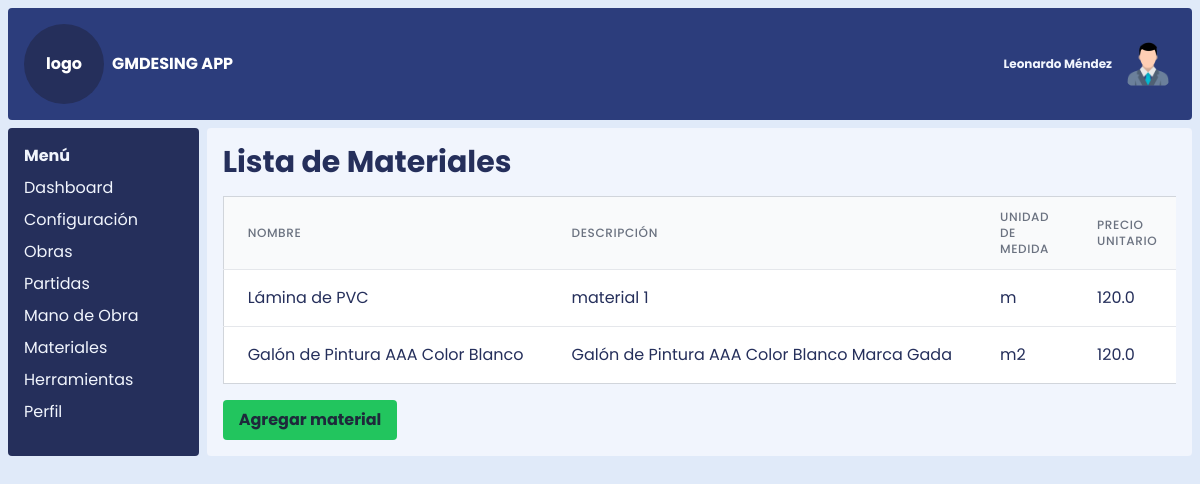
/materiales, run on the app's committed database.
### models.py (models this page shows)
class Material(db.Model):
    __tablename__ = 'material'
    id_material = db.Column(db.Integer, primary_key=True)
    nombre_material = db.Column(db.String(100), nullable=False)
    descripcion_material = db.Column(db.Text)
    unidad_medida_id = db.Column(
        db.Integer,
        db.ForeignKey('unidad_medida.id_unidad_medida', name='fk_material_unidad_medida'),
        nullable=False
    )
    precio_unitario = db.Column(db.Float)
    fecha_registro = db.Column(db.Date)
    unidad_medida = db.relationship('UnidadMedida', backref='materiales')
    partidas_materiales = db.relationship('PartidasMateriales', backref='material')

class UnidadMedida(db.Model):
    __tablename__ = 'unidad_medida'
    id_unidad_medida = db.Column(db.Integer, primary_key=True)
    nombre_unidad_medida = db.Column(db.String(100), nullable=False)

### app.py (the view)
@app.route('/materiales')
def listar_materiales():
    materiales_lista = Material.query.all()
    headers = ['Nombre', 'Descripción', 'Unidad de Medida', 'Precio Unitario']
    return render_template('listar_materiales.html',headers=headers, materiales_lista=materiales_lista, datos=datos)

### templates/listar_materiales.html (shortened to what this page needs)
{% extends 'index.html' %}
{% import 'componentes/tabla.html' as macros %}
{% block content %}
    <h1 class="text-3xl font-bold mb-4">Lista de Materiales</h1>
    {% if materiales_lista %}
        {% set rows = [] %}
        {% for material in materiales_lista %}
            {% set row = (material.nombre_material, material.descripcion_material or "Sin descripción", material.unidad_medida.nombre_unidad_medida or "Sin Und", material.precio_unitario  or "Sin precio", ) %}
            {% set action = {
                'editar': url_for('editar_material', id_material=material.id_material),
                'eliminar': url_for('eliminar_material', id_material=material.id_material),
                'id': material.id_material,
                'nombre': material.nombre_material
            } %}
            {% set _ = rows.append((row, action)) %}
        {% endfor %}
        {{ macros.render_table(headers, rows) }}
    {% else %}
        <p class="text-gray-600">No hay materiales registradas.</p>
    {% endif %}
    <a href="{{ url_for('crear_material') }}" class="bg-green-500 hover:bg-green-700 text-slate-800 font-bold py-2 px-4 rounded mt-4 inline-block">Agregar material</a>
{% endblock %}

### templates/componentes/tabla.html (shortened to what this page needs)
{% macro render_table(headers, rows) %}
<div class="overflow-x-auto">
    <table class="min-w-full divide-y divide-gray-200 border border-gray-300">
        <thead class="bg-gray-50">
            <tr>
                {% for header in headers %}
                <th scope="col" class="px-6 py-3 text-left text-xs font-medium text-gray-500 uppercase tracking-wider">
                    {{ header }}
                </th>
                {% endfor %}
            </tr>
        </thead>
        <tbody class="bg-white divide-y divide-gray-200">
            {% for row, action in rows %}
            <tr>
                {% for item in row %}
                <td class="px-6 py-4 whitespace-nowrap">{{ item }}</td>
                {% endfor %}
            </tr>
            {% endfor %}
        </tbody>
    </table>
</div>
{% endmacro %}

### static/css/styles.css (style rules this page uses)
html, :host { line-height: 1.5; -webkit-text-size-adjust: 100%; -moz-tab-size: 4; -o-tab-size: 4; tab-size: 4; font-family: Poppins, sans-serif; font-feature-settings: normal; font-variation-settings: normal; -webkit-tap-highlight-color: transparent; }
body { margin: 0; line-height: inherit; }
h1, h2, h3, h4, h5, h6 { font-size: inherit; font-weight: inherit; }
a { color: inherit; text-decoration: inherit; }
table { text-indent: 0; border-color: inherit; border-collapse: collapse; }
blockquote, dl, dd, h1, h2, h3, h4, h5, h6, hr, figure, p, pre { margin: 0; }
.base { --tw-bg-opacity: 1; background-color: rgb(224 234 249 / var(--tw-bg-opacity, 1)); }
.mb-4 { margin-bottom: 1rem; }
.mt-4 { margin-top: 1rem; }
.inline-block { display: inline-block; }
.grid { display: grid; }
.h-\[100vh\] { height: 100vh; }
.min-w-full { min-width: 100%; }
.grid-cols-12 { grid-template-columns: repeat(12, minmax(0, 1fr)); }
.gap-2 { gap: 0.5rem; }
.divide-y > :not([hidden]) ~ :not([hidden]) { --tw-divide-y-reverse: 0; border-top-width: calc(1px * calc(1 - var(--tw-divide-y-reverse))); border-bottom-width: calc(1px * var(--tw-divide-y-reverse)); }
.divide-gray-200 > :not([hidden]) ~ :not([hidden]) { --tw-divide-opacity: 1; border-color: rgb(229 231 235 / var(--tw-divide-opacity, 1)); }
.overflow-x-auto { overflow-x: auto; }
.whitespace-nowrap { white-space: nowrap; }
.rounded { border-radius: 0.25rem; }
.border { border-width: 1px; }
.border-gray-300 { --tw-border-opacity: 1; border-color: rgb(209 213 219 / var(--tw-border-opacity, 1)); }
.bg-gray-50 { --tw-bg-opacity: 1; background-color: rgb(249 250 251 / var(--tw-bg-opacity, 1)); }
.bg-green-500 { --tw-bg-opacity: 1; background-color: rgb(34 197 94 / var(--tw-bg-opacity, 1)); }
.bg-white { --tw-bg-opacity: 1; background-color: rgb(255 255 255 / var(--tw-bg-opacity, 1)); }
.p-2 { padding: 0.5rem; }
.px-4 { padding-left: 1rem; padding-right: 1rem; }
.px-6 { padding-left: 1.5rem; padding-right: 1.5rem; }
.py-2 { padding-top: 0.5rem; padding-bottom: 0.5rem; }
.py-3 { padding-top: 0.75rem; padding-bottom: 0.75rem; }
.py-4 { padding-top: 1rem; padding-bottom: 1rem; }
.text-left { text-align: left; }
.text-3xl { font-size: 1.875rem; line-height: 2.25rem; }
.text-xs { font-size: 0.75rem; line-height: 1rem; }
.font-bold { font-weight: 700; }
.font-medium { font-weight: 500; }
.uppercase { text-transform: uppercase; }
.tracking-wider { letter-spacing: 0.05em; }
.text-gray-500 { --tw-text-opacity: 1; color: rgb(107 114 128 / var(--tw-text-opacity, 1)); }
.text-slate-800 { --tw-text-opacity: 1; color: rgb(30 41 59 / var(--tw-text-opacity, 1)); }

### data on the page
Material: nombre_material "Lámina de PVC", descripcion_material "material 1", precio_unitario "120.0"
Material: nombre_material "Galón de Pintura AAA Color Blanco", descripcion_material "Galón de Pintura AAA Color Blanco Marca Gada", precio_unitario "120.0"
UnidadMedida: nombre_unidad_medida "m2"

### other printed values
{{ datos.sistema }} "GMDESING APP"
{{ datos.usuario }} "Leonardo Méndez"
{{ item.name }} "Dashboard" "Configuración" "Obras" "Partidas" "Mano de Obra" "Materiales" "Herramientas" "Perfil"
{{ header }} "NOMBRE" "DESCRIPCIÓN" "UNIDAD DE MEDIDA" "PRECIO UNITARIO"
{{ item }} "m"
